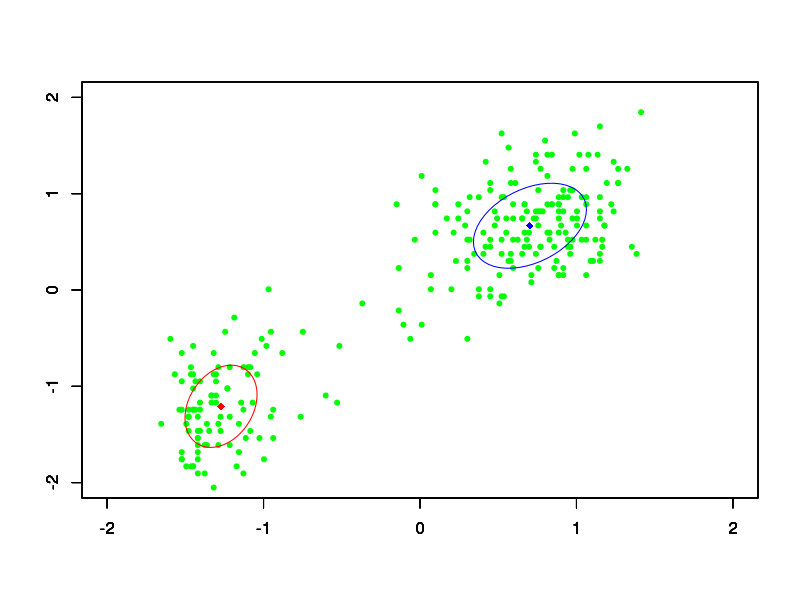

Generate this figure with R:
rm(list=ls())

library(mvtnorm)

# データの読み込み
dat <- matrix(scan("faithful_scaled.txt"), ncol = 2, byrow = TRUE)

# パラメータ設定
N <- 272
pi_1 <- 0.5
mu_1 <- c(-1.5, 1)
Sig_1 <- matrix(c(0.7, 0, 0, 0.7), nr = 2)
pi_2 <- 0.5
mu_2 <- c(1.5, -1)
Sig_2 <- matrix(c(0.7, 0, 0, 0.7), nr = 2)

# マハラノビス距離rの円
mahalanobis.ellipse <- function(Sig, Mu, n, r = 1) {
  th <- (0:n) * (2 * pi / n)
  x <- rbind(r * cos(th), r * sin(th))
  L <- t(chol(Sig))
  return(t(L %*% x + Mu))
}

# EM algorithm
epoch = 50 # 更新回数
for (i in 1:epoch) {
  # Eステップ
  gamma_1 <- pi_1*dmvnorm(dat[1:N,1:2], mu_1, Sig_1)/(pi_1*dmvnorm(dat[1:N,1:2], mu_1, Sig_1)+pi_2*dmvnorm(dat[1:N,1:2], mu_2, Sig_2))
  gamma_2 <- pi_2*dmvnorm(dat[1:N,1:2], mu_2, Sig_2)/(pi_1*dmvnorm(dat[1:N,1:2], mu_1, Sig_1)+pi_2*dmvnorm(dat[1:N,1:2], mu_2, Sig_2))

  # Mステップ
  pi_1 <- sum(gamma_1)/N
  pi_2 <- sum(gamma_2)/N
  mu_1 <- colSums(gamma_1*dat[1:N,1:2]/sum(gamma_1))
  mu_2 <- colSums(gamma_2*dat[1:N,1:2]/sum(gamma_2))
  Sig_1 <- matrix(c(0, 0, 0, 0), nr = 2)
  Sig_2 <- matrix(c(0, 0, 0, 0), nr = 2)
  for (i in 1:N){
    Sig_1 <- Sig_1 + gamma_1[i]*(dat[i,1:2]-mu_1)%*%t(dat[i,1:2]-mu_1)/sum(gamma_1)
    Sig_2 <- Sig_2 + gamma_2[i]*(dat[i,1:2]-mu_2)%*%t(dat[i,1:2]-mu_2)/sum(gamma_2)
  }
}

# 描画
plot(dat[1:N,1], dat[1:N,2], col="green", pch=20, xlim=c(-2,2), ylim=c(-2,2), xlab = "", ylab = "")
par(new=T)
plot(mu_1[1], mu_1[2], col="red", pch=18, xlim=c(-2,2), ylim=c(-2,2), xlab = "", ylab = "")
p <- mahalanobis.ellipse(Sig_1, mu_1, 50, 1)
par(new=T)
plot(p[,1], p[,2], type = "l", col = "red", xlim=c(-2,2), ylim=c(-2,2), xlab = "", ylab = "")
par(new=T)
plot(mu_2[1], mu_2[2], col="blue", pch=18, xlim=c(-2,2), ylim=c(-2,2), xlab = "", ylab = "")
p <- mahalanobis.ellipse(Sig_2, mu_2, 50, 1)
par(new=T)    
plot(p[,1], p[,2], type = "l", col = "blue", xlim=c(-2,2), ylim=c(-2,2), xlab = "", ylab = "")
